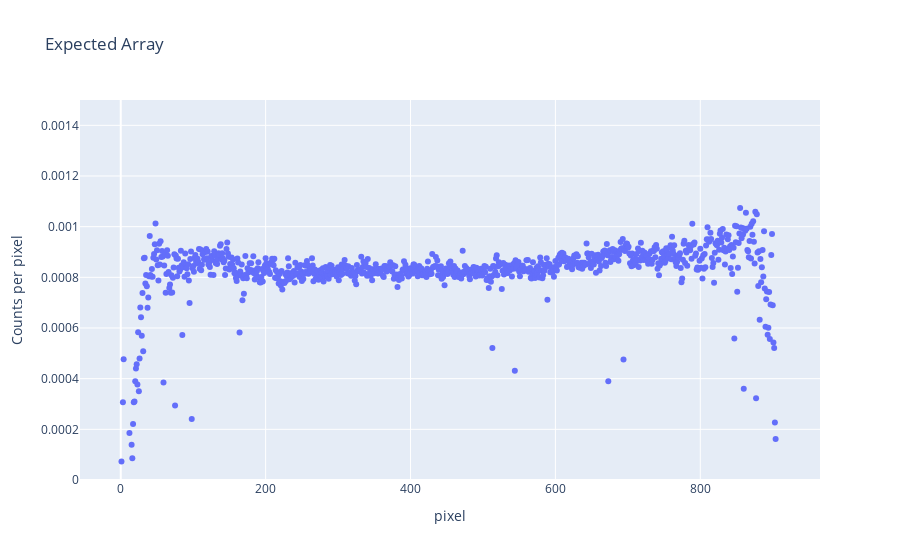

The code cell stored with this chart in its notebook:
### Code cell
d = np.arange(0, 2*radius)
intensity = inner_cylinder_data

expected_array = []
number_of_pixels = []
for _index, x in enumerate(d):
    measure = intensity[_index]
    number_of_pixels_through_thickness = number_of_pixels_at_that_position1(position=x, 
                                                                            radius=radius)
    number_of_pixels.append(number_of_pixels_through_thickness)
    expected_array.append(measure / number_of_pixels_through_thickness)

trace = go.Scatter(y=expected_array, mode='markers')
layout = go.Layout(title="Expected Array",
                  xaxis=dict(title="pixel"),
                  yaxis=dict(title="Counts per pixel",
                             range=[0,.0015],
                            ))

figure = go.Figure(data=[trace], layout=layout)
iplot(figure)

### Figure 1 — Plotly figure (JSON) as saved in the notebook; plotly's stock layout.template omitted (floating-point values rounded to 4 significant figures; data arrays with more than 128 entries replaced by an {"elided": "..."} marker saying what was removed)
{"data": [{"mode": "markers", "type": "scatter", "y": {"elided": "910 float values"}}], "layout": {"title": {"text": "Expected Array"}, "xaxis": {"title": {"text": "pixel"}}, "yaxis": {"range": [0, 0.0015], "title": {"text": "Counts per pixel"}}}}
